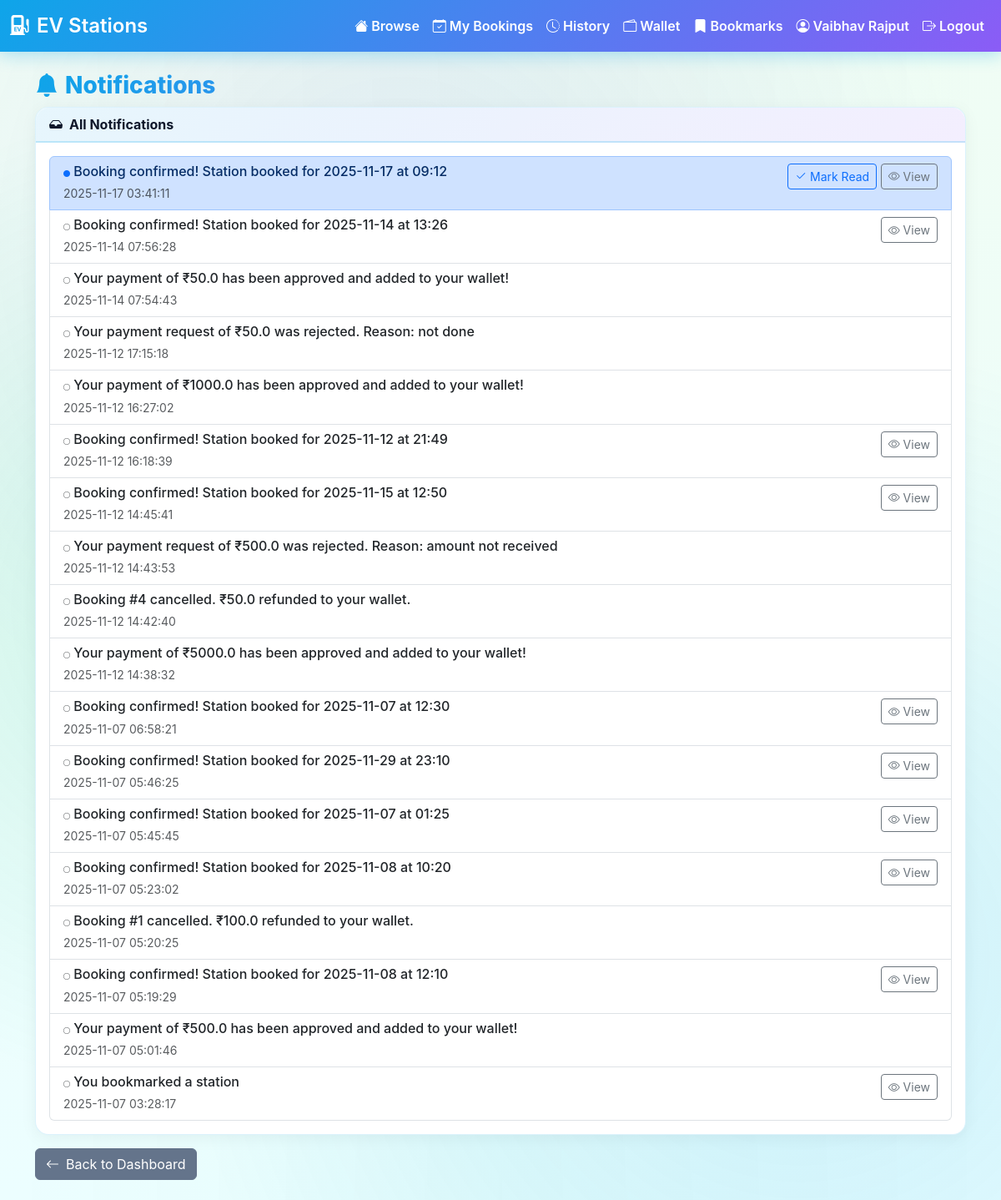
Page /user/notifications (signed in) on the committed database.
### tables this page shows
CREATE TABLE notifications (
  id INTEGER PRIMARY KEY AUTOINCREMENT,
  user_id INTEGER NOT NULL,
  station_id TEXT,
  message TEXT NOT NULL,
  is_read INTEGER DEFAULT 0,
  created_at TIMESTAMP DEFAULT CURRENT_TIMESTAMP,
  FOREIGN KEY (user_id) REFERENCES users(id),
  FOREIGN KEY (station_id) REFERENCES ev_charging_stations_reduced(station_id)
);

### flask_app/routes.py (the view)
@bp.route("/user/notifications")
def user_notifications_page():
    if not f.session.get("user_id"):
        f.flash("Please login", "warning")
        return f.redirect(f.url_for("main.user_login"))
    user_id = f.session.get("user_id")
    notifications = get_user_notifications(user_id, unread_only=False)
    return f.render_template("user_notifications.html", notifications=notifications)

### app_db.py (called while the page is built)
def get_conn():
    DB_PATH.parent.mkdir(parents=True, exist_ok=True)
    return sqlite3.connect(DB_PATH)

def get_user_notifications(user_id: int, unread_only: bool = False) -> List[Dict[str, Any]]:
    with get_conn() as conn:
        sql = "SELECT * FROM notifications WHERE user_id = ?"
        if unread_only:
            sql += " AND is_read = 0"
        sql += " ORDER BY created_at DESC LIMIT 20"
        cursor = conn.execute(sql, (user_id,))
        notifications = cursor.fetchall()
    return [
        {
            'id': n[0],
            'station_id': n[2],
            'message': n[3],
            'is_read': n[4],
            'created_at': n[5]
        }
        for n in notifications
    ]

### templates/user_notifications.html (shortened to what this page needs)
{% extends 'base.html' %}
{% block styles %}<link href="{{ url_for('static', filename='css/index.css') }}" rel="stylesheet">{% endblock %}
{% block content %}
<h3><i class="bi bi-bell-fill me-2"></i>Notifications</h3>
<div class="card">
  <div class="card-header">
    <i class="bi bi-inbox-fill me-2"></i>All Notifications
  </div>
  <div class="card-body">
    {% if notifications %}
      <div class="list-group">
        {% for notif in notifications %}
        <div class="list-group-item {% if not notif.is_read %}list-group-item-primary{% endif %}">
          <div class="d-flex w-100 justify-content-between align-items-start">
            <div>
              <h6 class="mb-1">
                {% if not notif.is_read %}
                  <i class="bi bi-circle-fill text-primary" style="font-size:0.5rem;"></i>
                {% else %}
                  <i class="bi bi-circle text-muted" style="font-size:0.5rem;"></i>
                {% endif %}
                {{ notif.message }}
              </h6>
              <small class="text-muted">{{ notif.created_at }}</small>
            </div>
            <div>
              {% if not notif.is_read %}
                <form method="post" action="{{ url_for('main.mark_read', notification_id=notif.id) }}" style="display:inline;">
                  <button type="submit" class="btn btn-sm btn-outline-primary">
                    <i class="bi bi-check2"></i> Mark Read
                  </button>
                </form>
              {% endif %}
              {% if notif.station_id %}
                <a href="{{ url_for('main.station_detail', station_id=notif.station_id) }}"
                   class="btn btn-sm btn-outline-secondary">
                  <i class="bi bi-eye"></i> View
                </a>
              {% endif %}
            </div>
          </div>
        </div>
        {% endfor %}
      </div>
    {% else %}
      <div class="alert alert-info">
        <i class="bi bi-info-circle me-2"></i>No notifications yet.
      </div>
    {% endif %}
  </div>
</div>
<div class="mt-3">
  <a href="{{ url_for('main.user_dashboard') }}" class="btn btn-secondary">
    <i class="bi bi-arrow-left me-2"></i>Back to Dashboard
  </a>
</div>
{% endblock %}

### static/css/base.css (style rules this page uses)
:root { --ev-green: #10b981; --ev-blue: #0ea5e9; --ev-purple: #8b5cf6; --ev-dark: #1e293b; --ev-light-bg: #f0fdf4; --ev-card-bg: #ffffff; --ev-gradient-1: linear-gradient(135deg, #0ea5e9 0%, #8b5cf6 100%); --ev-gradient-2: linear-gradient(135deg, #10b981 0%, #0ea5e9 100%); --ev-gradient-3: linear-gradient(135deg, #f59e0b 0%, #ef4444 100%); }
body { font-family: 'Inter', system-ui, -apple-system, Segoe UI, Roboto, Arial, sans-serif; background: linear-gradient(135deg, #0f2027 0%, #203a43 25%, #2c5364 50%, #0a4d4e 75%, #134e5e 100%); background-attachment: fixed; min-height: 100vh; position: relative; overflow-x: hidden; }
body::before { content: ''; position: fixed; top: 0; left: 0; width: 100%; height: 100%; background-image: radial-gradient(circle at 20% 50%, rgba(16, 185, 129, 0.15) 0%, transparent 50%), radial-gradient(circle at 80% 80%, rgba(14, 165, 233, 0.15) 0%, transparent 50%), radial-gradient(circle at 40% 20%, rgba(139, 92, 246, 0.1) 0%, transparent 50%); pointer-events: none; z-index: 0; }
body::after { content: ''; position: fixed; top: 0; left: 0; width: 100%; height: 100%; background: linear-gradient(90deg, transparent 0%, rgba(16, 185, 129, 0.03) 50%, transparent 100%); animation: electricFlow 8s ease-in-out infinite; pointer-events: none; z-index: 0; }
.container, .navbar, .card { position: relative; z-index: 1; }
.card { border-radius: 16px; border: 1px solid rgba(14,165,233,0.15); background: var(--ev-card-bg); box-shadow: 0 4px 20px rgba(0,0,0,0.05); transition: all 0.3s ease; }

### static/css/index.css (style rules this page uses)
.card { border-radius: 16px; border: 1px solid rgba(14,165,233,0.15); background: white; box-shadow: 0 4px 20px rgba(0,0,0,0.05); }
.card-header { background: linear-gradient(135deg, rgba(14,165,233,0.1), rgba(139,92,246,0.1)); border-bottom: 2px solid rgba(14,165,233,0.2); font-weight: 700; color: #0f172a; border-radius: 16px 16px 0 0 !important; }
h3 { background: linear-gradient(135deg, #0ea5e9, #8b5cf6); -webkit-background-clip: text; -webkit-text-fill-color: transparent; background-clip: text; font-weight: 800; }

### templates/base.html (style rules this page uses)
:root { --brand-primary:#0ea5e9; --brand-secondary:#10b981; --brand-accent:#8b5cf6; --bg-soft:linear-gradient(to bottom, #f0fdf4 0%, #ecfeff 100%); --text-muted:#64748b; }
body { background: linear-gradient(to bottom, #f0fdf4 0%, #ecfeff 100%); min-height: 100vh; }
h3 { background: linear-gradient(135deg, #0ea5e9, #8b5cf6); -webkit-background-clip: text; -webkit-text-fill-color: transparent; background-clip: text; font-weight: 800; }
.btn-secondary { background: var(--text-muted); border-color: var(--text-muted); }
.card { box-shadow: 0 6px 18px rgba(14,165,233,0.1); border: 1px solid rgba(14,165,233,0.15); }
.card-header { background: linear-gradient(135deg, rgba(14,165,233,0.1), rgba(139,92,246,0.1)); font-weight: 700; color: #0f172a; border-bottom: 2px solid rgba(14,165,233,0.2); }
a { color: var(--brand-primary); }

### rows in the picture
notifications: is_read 0 (drawn), message "Booking confirmed! Station booked for 2025-11-17 at 09:12", created_at "2025-11-17 03:41:11"
notifications: is_read 1 (drawn), message "Booking confirmed! Station booked for 2025-11-14 at 13:26", created_at "2025-11-14 07:56:28"
notifications: is_read 1 (drawn), message "Your payment of ₹50.0 has been approved and added to your wallet!", created_at "2025-11-14 07:54:43"
notifications: is_read 1 (drawn), message "Your payment request of ₹50.0 was rejected. Reason: not done", created_at "2025-11-12 17:15:18"
notifications: is_read 1 (drawn), message "Your payment of ₹1000.0 has been approved and added to your wallet!", created_at "2025-11-12 16:27:02"
notifications: is_read 1 (drawn), message "Booking confirmed! Station booked for 2025-11-12 at 21:49", created_at "2025-11-12 16:18:39"
notifications: is_read 1 (drawn), message "Booking confirmed! Station booked for 2025-11-15 at 12:50", created_at "2025-11-12 14:45:41"
notifications: is_read 1 (drawn), message "Your payment request of ₹500.0 was rejected. Reason: amount not received", created_at "2025-11-12 14:43:53"
notifications: is_read 1 (drawn), message "Booking #4 cancelled. ₹50.0 refunded to your wallet.", created_at "2025-11-12 14:42:40"
notifications: is_read 1 (drawn), message "Your payment of ₹5000.0 has been approved and added to your wallet!", created_at "2025-11-12 14:38:32"
notifications: is_read 1 (drawn), message "Booking confirmed! Station booked for 2025-11-07 at 12:30", created_at "2025-11-07 06:58:21"
notifications: is_read 1 (drawn), message "Booking confirmed! Station booked for 2025-11-29 at 23:10", created_at "2025-11-07 05:46:25"
notifications: is_read 1 (drawn), message "Booking confirmed! Station booked for 2025-11-07 at 01:25", created_at "2025-11-07 05:45:45"
notifications: is_read 1 (drawn), message "Booking confirmed! Station booked for 2025-11-08 at 10:20", created_at "2025-11-07 05:23:02"
notifications: is_read 1 (drawn), message "Booking #1 cancelled. ₹100.0 refunded to your wallet.", created_at "2025-11-07 05:20:25"
notifications: is_read 1 (drawn), message "Booking confirmed! Station booked for 2025-11-08 at 12:10", created_at "2025-11-07 05:19:29"
notifications: is_read 1 (drawn), message "Your payment of ₹500.0 has been approved and added to your wallet!", created_at "2025-11-07 05:01:46"
notifications: is_read 1 (drawn), message "You bookmarked a station", created_at "2025-11-07 03:28:17"

### other values in the picture
{{ session.get('user_name', session.get('user_email')) }} "Vaibhav Rajput"
